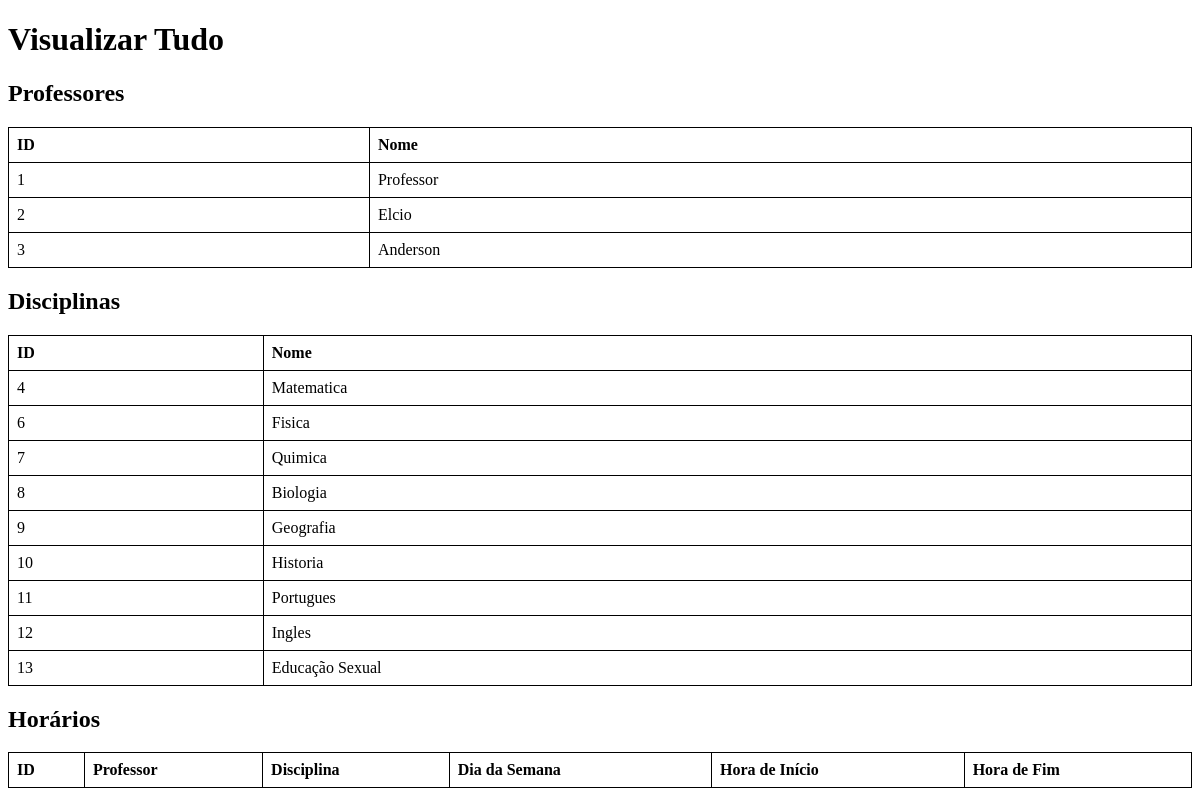
Page /vizualizar_tudo.php on the earlier database version.
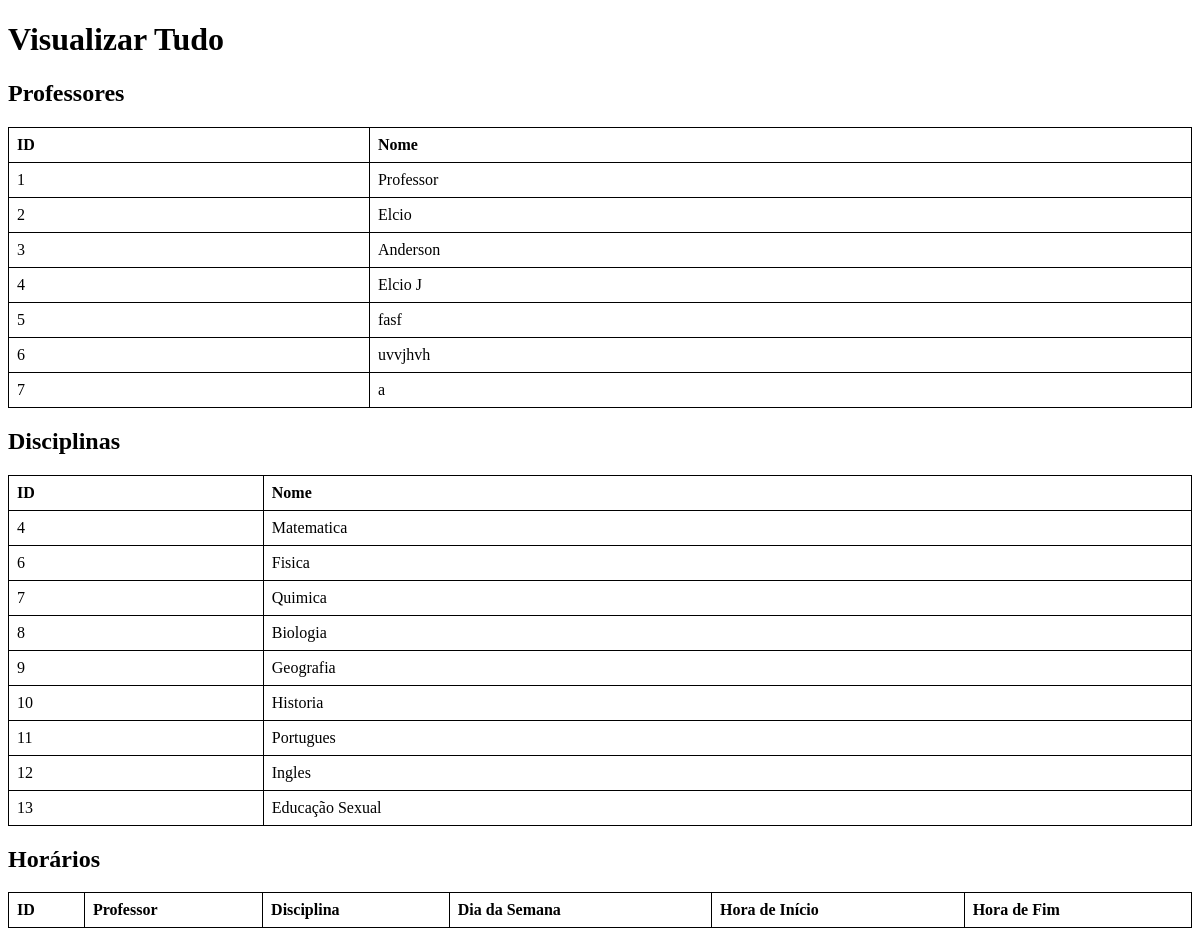
Same page on the later database version.
### tables this page shows
CREATE TABLE `professores` (
  `id` int(11) NOT NULL,
  `nome` varchar(255) NOT NULL,
  `senha` varchar(155) NOT NULL
);

CREATE TABLE `disciplinas` (
  `id` int(11) NOT NULL,
  `id_professor` int(11) NOT NULL,
  `nome` varchar(255) NOT NULL
);

### vizualizar_tudo.php (the view, shortened to what this page needs)
<?php
require_once 'db.php';
$stmt_professores = $pdo->query("SELECT * FROM professores");
$professores = $stmt_professores->fetchAll(PDO::FETCH_ASSOC);
$stmt_disciplinas = $pdo->query("SELECT * FROM disciplinas");
$disciplinas = $stmt_disciplinas->fetchAll(PDO::FETCH_ASSOC);
?>
<!DOCTYPE html>
<html lang="pt-BR">
<head>
</head>
<body>
    <h1>Visualizar Tudo</h1>
    <h2>Professores</h2>
    <table>
        <thead>
            <tr>
                <th>ID</th>
                <th>Nome</th>
            </tr>
        </thead>
        <tbody>
            <?php foreach ($professores as $professor): ?>
                <tr>
                    <td><?php echo $professor['id']; ?></td>
                    <td><?php echo $professor['nome']; ?></td>
                </tr>
            <?php endforeach; ?>
        </tbody>
    </table>
    <h2>Disciplinas</h2>
    <table>
        <thead>
            <tr>
                <th>ID</th>
                <th>Nome</th>
            </tr>
        </thead>
        <tbody>
            <?php foreach ($disciplinas as $disciplina): ?>
                <tr>
                    <td><?php echo $disciplina['id']; ?></td>
                    <td><?php echo $disciplina['nome']; ?></td>
                </tr>
            <?php endforeach; ?>
        </tbody>
    </table>
    <h2>Horários</h2>
    <table>
        <thead>
            <tr>
                <th>ID</th>
                <th>Professor</th>
                <th>Disciplina</th>
                <th>Dia da Semana</th>
                <th>Hora de Início</th>
                <th>Hora de Fim</th>
            </tr>
        </thead>
    </table>
</body>
</html>

Differences in the rows shown:
added professores: id "4", nome "Elcio J"
added professores: id "5", nome "fasf"
added professores: id "6", nome "uvvjhvh"
added professores: id "7", nome "a"
